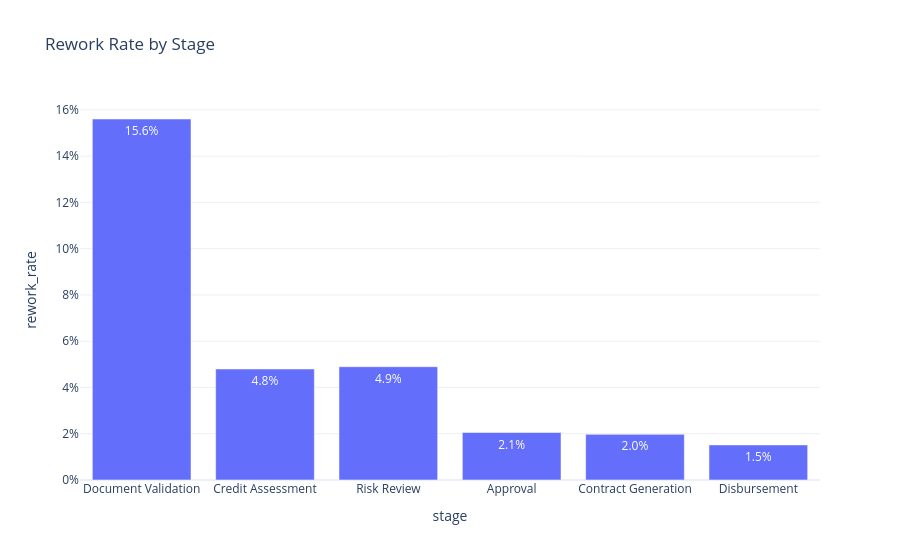

The code cell stored with this chart in its notebook:
### Markdown cell above
## Rework Loops

### Code cell
rework = compute_rework_rate_by_stage(el)
fig = px.bar(rework, x="stage", y="rework_rate", text_auto=".1%",
             title="Rework Rate by Stage", category_orders={"stage": STAGE_ORDER})
fig.update_yaxes(tickformat=".0%")
fig.show()
rework

### Figure 1 — Plotly figure (JSON) as saved in the notebook; plotly's stock layout.template omitted (floating-point values rounded to 4 significant figures)
{"data": [{"hovertemplate": "stage=%{x}<br>rework_rate=%{y}<extra></extra>", "legendgroup": "", "marker": {"color": "#636efa", "pattern": {"shape": ""}}, "name": "", "orientation": "v", "showlegend": false, "textposition": "auto", "texttemplate": "%{y:.1%}", "type": "bar", "x": ["Document Validation", "Credit Assessment", "Risk Review", "Approval", "Contract Generation", "Disbursement"], "xaxis": "x", "y": [0.156, 0.04798, 0.04897, 0.02052, 0.01973, 0.01517], "yaxis": "y"}], "layout": {"barmode": "relative", "legend": {"tracegroupgap": 0}, "title": {"text": "Rework Rate by Stage"}, "xaxis": {"anchor": "y", "categoryarray": ["Document Validation", "Credit Assessment", "Risk Review", "Approval", "Contract Generation", "Disbursement"], "categoryorder": "array", "domain": [0.0, 1.0], "title": {"text": "stage"}}, "yaxis": {"anchor": "x", "domain": [0.0, 1.0], "tickformat": ".0%", "title": {"text": "rework_rate"}}}}
